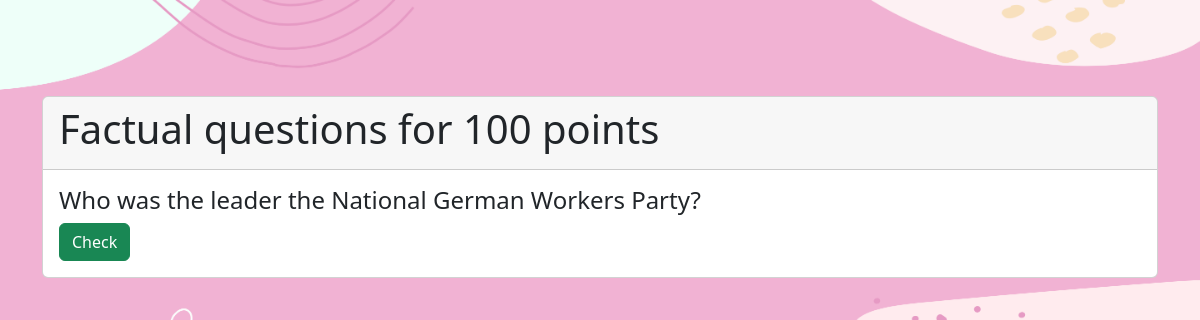
Page /question/6/3 on the committed database.
### jeopardy/models.py (models this page shows)
class Question(models.Model):
    topic = models.ForeignKey(Topic, on_delete=models.PROTECT)
    points = models.ForeignKey(Point, on_delete=models.PROTECT)
    question = models.TextField(max_length=255)
    color = ColorField(default='#EC008C')
    answer = models.TextField(max_length=255)
    def str(self):
        return f"{ str(self.topic) } for { str(self.points) } points"# : {self.question}"
    def __str__(self):
        return f"{ str(self.topic) } for { str(self.points) } points"# : {self.question}"

class Topic(models.Model):
    name = models.CharField(max_length=50)
    def __str__(self):
        return self.name

class Point(models.Model):
    points = models.IntegerField()
    def __str__(self):
        return str(self.points)

### jeopardy/views.py (the view, shortened to what this page needs)
# urls.py: path("question/<int:question_id>/<int:team_id>", question, name="question"),
def question(request, question_id, team_id):
    context ={}
    context["url"] = (question_id,team_id)
    team = Team.objects.get(id = team_id)
    context["team"] = team
    question = Question.objects.get(id = question_id)
    context["question"] = question
    team_obj = get_object_or_404(Team, id = team_id) # fetch the object related to passed id
    teamForm = TeamForm(request.POST or None, instance = team_obj, question_id = question_id)  # pass the object as instance in form
    context["teamForm"] = teamForm # add form dictionary to context
    return render(request, 'jeopardy/question.html', context)

### jeopardy/templates/jeopardy/question.html (shortened to what this page needs)
{% extends 'jeopardy/base.html' %}
{% block content %}
<form method = "post" action="/question/{{url.0}}/{{url.1}}">
    <div id="carouselId" class="carousel slide">
        <br><br><br>
        <div class="carousel-inner">
            <div class="carousel-item active">
                <div class="card mt-4">
                    <div class="card-header">
                        <h1>{{question.topic}} for {{ question.points }} points<h1>
                    </div>
                    <div class="card-body">
                        <h4 class="card-text">{{question.question}}</h4>
                        <button class="btn btn-success" type="button" data-bs-target="#carouselId" data-bs-slide="next">
                        Check
                    </button>
                    </div>
                </div>
            </div>
        </div>
    </div>
</form>
{%endblock%}

### jeopardy/static/jeopardy/style.css (style rules this page uses)
.body { background: url("Top.png") top no-repeat, url("Bottom.png") bottom no-repeat; background-size: 100%, 100%; background-color: #F1B2D3; }

### rows in the picture
Question: topic "Factual questions", points "100", question "Who was the leader the National German Workers Party?"
